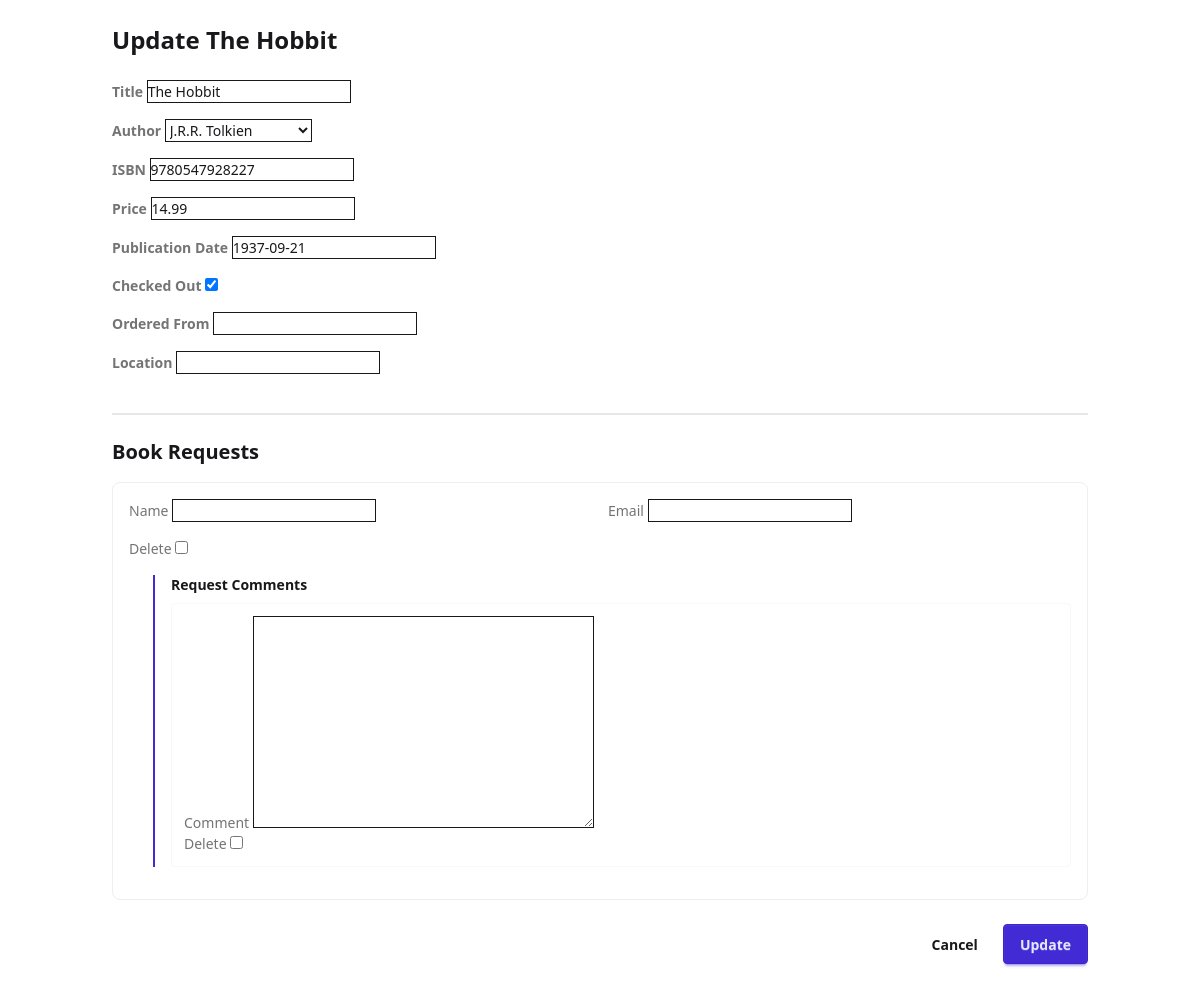
The app's page /example/book/6/update/ with its own data.
### example/models.py (models this page shows, shortened)
class Book(models.Model):
    title = models.CharField(max_length=100,verbose_name='Title')
    author = models.ForeignKey('Author', on_delete=models.CASCADE,verbose_name='Author')
    isbn = models.CharField(max_length=13,verbose_name='ISBN')
    price = models.DecimalField(max_digits=10, decimal_places=2,verbose_name='Price')
    pub_date = models.DateField(verbose_name='Publication Date')
    checked_out = models.BooleanField(default=False,verbose_name='Checked Out')
    ordered_from = models.CharField(max_length=100, blank=True, null=True, verbose_name='Ordered From')
    location = models.CharField(max_length=100, blank=True, null=True, verbose_name='Location')
    class Meta:
        verbose_name = 'Book'
        verbose_name_plural = 'Books'
        permissions = [
            ('can_view_ordered_from', 'Can view ordered from field'),
        ]
    def __str__(self):
        return self.title

### example/views.py (the view)
class BookCRUDView(CRUDView):
    model = Book
    fields = {
        'title': 'Title',
        'author': 'Author',
        'isbn': 'ISBN',
        'formatted_price': 'Price',
        'pub_date': 'Publication Date',
        'checked_out': 'Checked Out',
    }
    form_fields = {
        'title': 'Title',
        'author': 'Author',
        'isbn': 'ISBN',
        'price': 'Price',
        'pub_date': 'Publication Date',
        'checked_out': 'Checked Out',
        'ordered_from': 'Ordered From',
        'location': 'Location',
    }
    filter_fields = ['author', 'checked_out']
    search_fields = ['title', 'isbn']
    restricted_fields = {'ordered_from': 'can_view_ordered_from'}
    property_field_map = {'formatted_price': 'price'}
    inline_formsets = [
        {
            'model': BookRequest,
            'fields': ['requester_name', 'requester_email'],
            'can_delete': True,
        },
        {
            'model': RequestComment,
            'fields': ['comment'],
            'nested_under': BookRequest,
            'extra': 1,
            'can_delete': True,
        }
    ]
    extra_actions = [
        {
            'name': 'order-online',
            'view': OrderOnlineView,
            'label': 'Order Online',
            'method': 'POST',
        },
        {
            'name': 'check-in',
            'label': 'Check In',
            'view': CheckInView,
            'method': 'POST',
        },
        {
            'name': 'check-out',
            'label': 'Check Out',
            'view': CheckOutView,
            'method': 'POST',
        }
    ]

### example/models.py (called while the page is built)
    def __str__(self):
        return self.name

### orange_sherbert/templates/orange_sherbert/update.html (shortened to what this page needs)
{% extends "orange_sherbert/base.html" %}
{% block content %}
<div class="container mx-auto">
    <div class="card">
        <div class="card-body">
            <h1 class="card-title text-2xl mb-4">Update {{ object }}</h1>
            <form method="post" class="space-y-4">
                {% for field in form %}
                <div class="form-control">
                    <label class="label">
                        <span class="label-text font-semibold">{{ field.label }}</span>
                    </label>
                    {{ field }}
                </div>
                {% endfor %}
                {% include "orange_sherbert/_formsets.html" %}
                <div class="card-actions justify-end gap-2 mt-6">
                    <a href="{% url model_name|add:'-detail' object.pk %}" class="btn btn-ghost">Cancel</a>
                    <button type="submit" class="btn btn-primary">Update</button>
                </div>
            </form>
        </div>
    </div>
</div>
{% endblock %}

### records on screen
Book: title "The Hobbit", form "The Hobbit" "J.R.R. Tolkien" "9780547928227" "14.99" "1937-09-21" "☑"

### other values on screen
{{ field.label }} "Title" "Author" "ISBN" "Price" "Publication Date" "Checked Out" "Ordered From" "Location"
{{ field.label }} "Name" "Email" "Delete"
{{ nested_formset.verbose_name_plural }} "Request Comments"
{{ field.label }} "Comment" "Delete"
